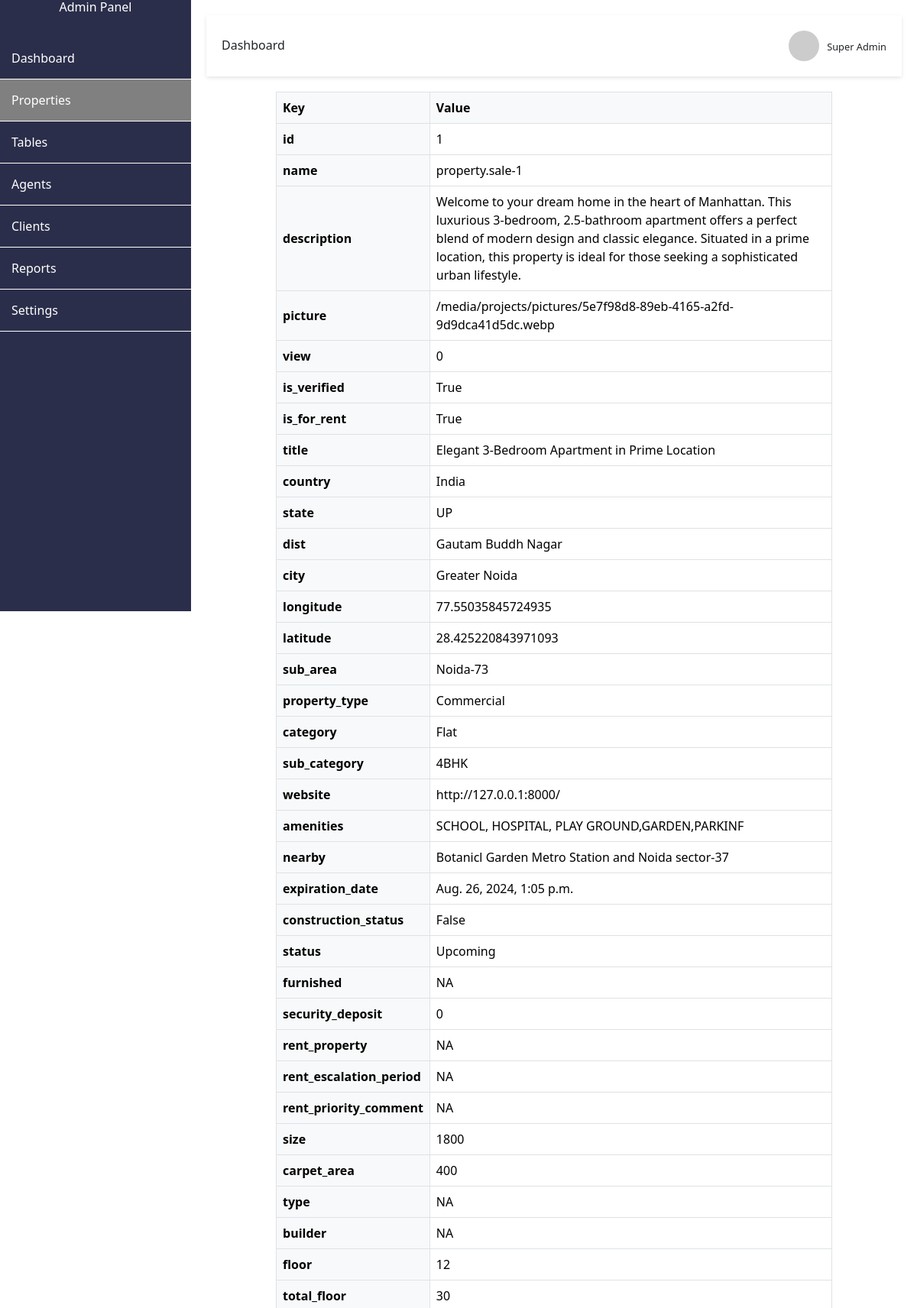
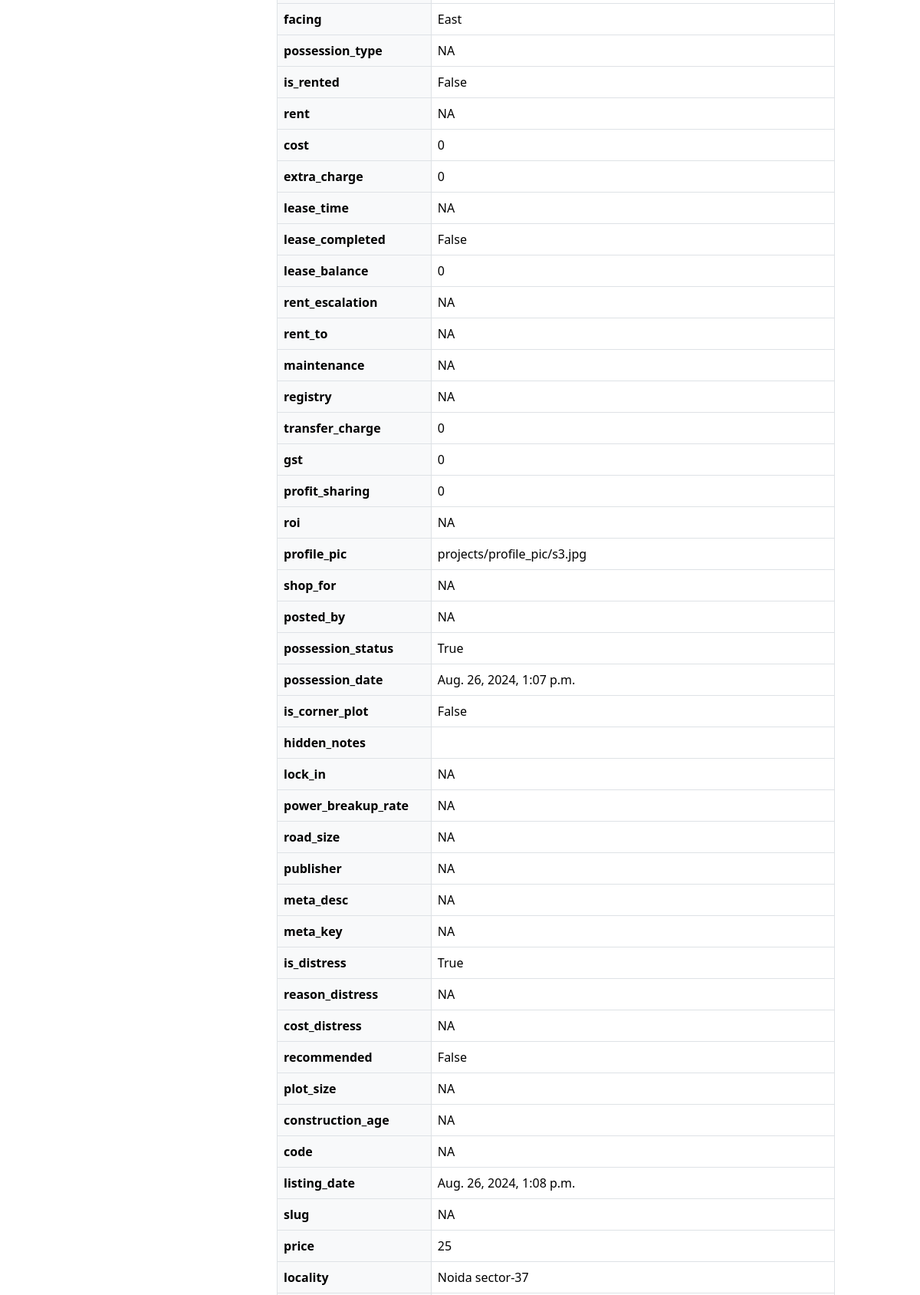
Page /administrator/project_details/1/ (upper part) on the committed database (2 pictures, top to bottom).
### api/models.py (models this page shows, shortened)
class Project(models.Model):
    PROP_CHOICES = [
        ('Commercial', 'Commercial'),
        ('Residential', 'Residential'),
    ]
    PROP_STATUS=[
        ("Upcoming","Upcoming"),
        ("Pending","Pending"),
        ("New Launches","New Launches"),
        ("Other","Other")
    ]
    name = models.CharField(max_length=100)
    description = models.TextField(default="NA",null=True)
    picture = models.FileField(upload_to="projects/pictures/", blank=True, null=True)
    view = models.BigIntegerField(default=0)
    is_verified = models.BooleanField(default=False)
    is_for_rent = models.BooleanField(default=False)
    title = models.TextField(default="NA",null=True)
    location = models.ForeignKey(Location, related_name="location", on_delete=models.CASCADE)
    sub_area = models.CharField(max_length=50)
    property_type = models.CharField(max_length=100, choices=PROP_CHOICES, default='Commercial')
    category = models.CharField(max_length=50)
    sub_category = models.CharField(max_length=50)
    website = models.CharField(max_length=100)
    amenities = models.TextField(default="NA",null=True)
    nearby = models.TextField(default="NA",null=True)
    expiration_date = models.DateTimeField(null=True, blank=True)
    construction_status = models.BooleanField(default=False)
    status = models.CharField(max_length=50,choices=PROP_STATUS,default="Complete")
    furnished = models.TextField(default="NA",null=True)
    security_deposit = models.BigIntegerField(default=0)
    rent_property = models.TextField(default="NA",null=True)
    rent_escalation_period = models.TextField(default="NA",null=True)
    rent_priority_comment = models.TextField(default="NA",null=True)
    size = models.BigIntegerField(default=0)
    carpet_area = models.BigIntegerField(default=0)
    type = models.TextField(default="NA",null=True)
    builder = models.TextField(default="NA",null=True)
    floor = models.IntegerField(default=0)
    total_floor = models.IntegerField(default=0)
    facing = models.TextField(default="NA",null=True)
    possession_type = models.TextField(default="NA",null=True)
    is_rented = models.BooleanField(default=False)
    rent = models.CharField(max_length=50, default="NA",null=True)
    cost = models.BigIntegerField(default=0)
    extra_charge = models.BigIntegerField(default=0)
    lease_time = models.CharField(max_length=20, default="NA",null=True)
    lease_completed = models.BooleanField(default=False)
    lease_balance = models.BigIntegerField(default=0)
    rent_escalation = models.TextField(default="NA",null=True)
    rent_to = models.CharField(max_length=50, default="NA",null=True)
    maintenance = models.CharField(max_length=50, default="NA",null=True)
    registry = models.CharField(max_length=100, default="NA",null=True)
    transfer_charge = models.BigIntegerField(default=0)
    gst = models.BigIntegerField(default=0)
    profit_sharing = models.BigIntegerField(default=0)
    roi = models.TextField(default="NA",null=True)
    profile_pic = models.ImageField(upload_to="projects/profile_pic/", blank=True, null=True)
    shop_for = models.TextField(default="NA",null=True)
    posted_by = models.TextField(default="NA",null=True)
    possession_status = models.BooleanField(default=False)
    possession_date = models.DateTimeField(null=True, blank=True)
    is_corner_plot = models.BooleanField(default=False)
    hidden_notes = models.FileField(upload_to="projects/hidden_notes", blank=True, null=True)
    lock_in = models.TextField(default="NA",null=True)
    power_breakup_rate = models.CharField(max_length=50, default="NA",null=True)
    road_size = models.CharField(max_length=100, default="NA")
    publisher = models.ForeignKey(Publisher, related_name='publisher', on_delete=models.CASCADE)
    meta_desc = models.TextField(default="NA",null=True)
    meta_key = models.CharField(max_length=200, default="NA",null=True)
    is_distress = models.BooleanField(default=False)
    reason_distress = models.CharField(max_length=100, default="NA",null=True)
    cost_distress = models.CharField(max_length=50, default="NA",null=True)
    recommended = models.BooleanField(default=False)
    plot_size = models.CharField(max_length=50, default="NA",null=True)
    construction_age = models.CharField(max_length=200, default="NA",null=True)
    code = models.CharField(max_length=50, default="NA",null=True)
    listing_date = models.DateTimeField(null=True, blank=True)
    slug = models.SlugField(max_length=200, default="NA",null=True)

class Location(models.Model):
    country=models.CharField(max_length=50,null=True,blank=True, default="NA")
    state=models.CharField(max_length=50,null=True,blank=True, default="NA")
    dist=models.CharField(max_length=50,null=True,blank=True, default="NA")
    city = models.CharField(max_length=50)
    other = models.CharField(max_length=255,default="NA",null=True,blank=True)
    longitude = models.CharField(max_length=50,default="NA",null=True,blank=True)
    latitude = models.CharField(max_length=50,default="NA",null=True,blank=True)
    def __str__(self):
        return f'Location: {self.city} in {self.state}'

class Publisher(models.Model):
    is_active = models.BooleanField(default=True)
    listing = models.BigAutoField(primary_key=True)
    state = models.CharField(max_length=255,default="NA")
    city = models.CharField(max_length=255,default="NA")
    department = models.CharField(max_length=255,default="NA")
    designation = models.CharField(max_length=255,default="NA")
    role = models.CharField(max_length=255,default="NA")
    name = models.CharField(max_length=255,default="NA")
    email = models.EmailField(null=True)
    phone = models.CharField(max_length=20,default="NA")
    password = models.CharField(max_length=50,default="NA")
    address = models.TextField(default="NA")
    created_on = models.DateTimeField(default=timezone.now)
    pub_id = models.CharField(max_length=255,default="NA")
    listing_date = models.DateTimeField(null=True, blank=True,default="NA")
    plan_id = models.CharField(max_length=50,default="NA")

### myapp/models.py (models this page shows)
class projectTable(models.Model):
    project=models.ForeignKey(Project,related_name="project",on_delete=models.CASCADE)
    price=models.CharField(max_length=50,default='')
    locality=models.CharField(max_length=50,default='')
    topology=models.CharField(max_length=50,default='')
    neighbourhood=models.CharField(max_length=100,default='Best Location in Your City')
    master_plan=models.FileField(upload_to="master_plans/",blank=True,null=True)
    unit_plan=models.FileField(upload_to="unit_plans/",blank=True,null=True)
    image=models.FileField(upload_to="project_image/")
    image2=models.FileField(upload_to="project_image2/",blank=True,null=True)
    image3=models.FileField(upload_to="project_image3/",blank=True,null=True)
    image4=models.FileField(upload_to="project_image4/",blank=True,null=True)

### myapp/views.py (the view)
# urls.py: path("administrator/project_details/<int:id>/", views.project_details, name="project_details"),
def project_details(request, id):
    project_data = get_project_list()
    project_df = pd.DataFrame(project_data)
    project_df = project_df[project_df['id'] == id]
    project_details_dict = project_df.iloc[0].to_dict()
    full_url = request.build_absolute_uri()
    last_url_word = full_url.rstrip('/').split('/')[-1]
    context = {
        "project_details": project_details_dict,
        'Properties': "active",
        "last_url_word": last_url_word,
    }
    return render(request, 'administrator/project_details.html', context)

### templates/administrator/project_details.html (shortened to what this page needs)
{% extends 'administrator/base.html' %}
{% block content %}
<div class="table-container">
    <table class="table table-bordered">
        <thead>
            <tr>
                <th>Key</th>
                <th>Value</th>
            </tr>
        </thead>
        <tbody>
            {% for key, value in project_details.items %}
            <tr>
                <th><p>{{ key }}</p></th>
                <td><p class="text-left">{{ value }}</p></td>
            </tr>
            {% endfor %}
        </tbody>
    </table>
</div>
{% endblock content %}

### templates/administrator/base.html (shortened to what this page needs)
{% load static %}
<!DOCTYPE html>
<html lang="en">
<head>
    <link rel="stylesheet" href="{% static 'administrator.css' %}">
    <link href="{% static '../static/css/bootstrap.min.css' %}" rel="stylesheet">
    <link rel="stylesheet" href="https://cdnjs.cloudflare.com/ajax/libs/line-awesome/1.3.0/line-awesome/css/line-awesome.min.css">
</head>
<body onload="insert_brows_history()">
    <div class="sidebar">
        <h2>Admin Panel</h2>
        <ul>
            <li class="{{dashboard}}"><a href="{% url 'administrator' %}" >Dashboard</a></li>
            <li class="{{Properties}}"><a href="{% url 'properties' %}">Properties</a></li>
            <li class="{{Agents}}"><a href="{% url 'tables' %}">Tables</a></li>
            <li class="{{Agents}}"><a href="#">Agents</a></li>
            <li class="{{Clients}}"><a href="#">Clients</a></li>
            <li class="{{Reports}}"><a href="#">Reports</a></li>
            <li class="{{Settings}}"><a href="#">Settings</a></li>
        </ul>
    </div>
    <div class="main-content">
        <header>
            <h1>Dashboard</h1>
            <div class="user-wrapper">
                <img src="https://via.placeholder.com/40" alt="Admin">
                <div>
                    <small>Super Admin</small>
                </div>
            </div>
        </header>
        <main>
            {% block content %}
            {% endblock content%}
        </main>
    </div>
    <script src="https://cdn.tailwindcss.com"></script>
</body>
</html>

### static/administrator.css (style rules this page uses)
body { background-color: #f8f9fa; }
.active { background-color: gray; }
body { font-family: 'Arial', sans-serif; background: #f4f4f9; margin: 0; padding: 0; display: flex; }
.sidebar { width: 250px; background: #2b2e4a; color: #fff; height: 100vh; position: fixed; }
.sidebar h2 { text-align: center; margin-bottom: 30px; }
.sidebar ul { list-style: none; padding: 0; }
.sidebar ul li { padding: 15px; border-bottom: 1px solid #fff; }
.sidebar ul li a { color: #fff; text-decoration: none; display: block; }
.main-content { margin-left: 250px; padding: 20px; width: calc(100% - 250px); }
header { display: flex; justify-content: space-between; align-items: center; background: #fff; padding: 20px; box-shadow: 0 2px 5px rgba(0, 0, 0, 0.1); }
header h1 { margin: 0; }
.user-wrapper { display: flex; align-items: center; }
.user-wrapper img { border-radius: 50%; margin-right: 10px; }

### templates/administrator/project_details.html (style rules this page uses)
.table-container { margin: 20px auto; width: 80%; }
.table th, .table td { vertical-align: middle; }
.table th { background-color: #f8f9fa; text-align: left; }
.table td { text-align: left; }

### rows in the picture
Project: project_details "property.sale-1" "Welcome to your dream home in the heart of Manhattan. This luxurious 3-bedroom, 2.5-bathroom apartment offers a perfect blend of modern design and classic elegance. Situated in a prime location, this property is ideal for those seeking a sophisticated urban lifestyle." "Elegant 3-Bedroom Apartment in Prime Location" "Noida-73" "Commercial" "Flat" "4BHK" "http://127.0.0.1:8000/" "SCHOOL, HOSPITAL, PLAY GROUND,GARDEN,PARKINF" "Botanicl Garden Metro Station and Noida sector-37" "Upcoming" "NA" "NA" "NA" "NA" "NA" "NA" "East" "NA" "NA" "NA" "NA" "NA" "NA" "NA" "NA" "projects/profile_pic/s3.jpg" "NA" "NA" "NA" "NA" "NA" "NA" "NA" "NA" "NA" "NA" "NA" "NA" "NA"
Location: project_details "India" "UP" "Gautam Buddh Nagar" "Greater Noida" "77.55035845724935" "28.425220843971093"
Publisher: project_details "NA"
projectTable: project_details "25" "Noida sector-37"

### other values in the picture
{{ key }} "id" "name" "description" "picture" "view" "is_verified" "is_for_rent" "title" "country" "state" "dist" "city" "longitude" "latitude" "sub_area" "property_type" "category" "sub_category" "website" "amenities" "nearby" "expiration_date" "construction_status" "status" "furnished" "security_deposit" "rent_property" "rent_escalation_period" "rent_priority_comment" "size" "carpet_area" "type" "builder" "floor" "total_floor" "facing" "possession_type" "is_rented" "rent" "cost" "extra_charge" "lease_time" "lease_completed" "lease_balance" "rent_escalation" "rent_to" "maintenance" "registry" "transfer_charge" "gst" "profit_sharing" "roi" "profile_pic" "shop_for" "posted_by" "possession_status" "possession_date" "is_corner_plot" "hidden_notes" "lock_in" "power_breakup_rate" "road_size" "publisher" "meta_desc" "meta_key" "is_distress" "reason_distress" "cost_distress" "recommended" "plot_size" "construction_age" "code" "listing_date" "slug" "price" "locality"
{{ value }} "1" "/media/projects/pictures/5e7f98d8-89eb-4165-a2fd-9d9dca41d5dc.webp" "0" "True" "True" "Aug. 26, 2024, 1:05 p.m." "False" "0" "1800" "400" "12" "30" "False" "0" "0" "False" "0" "0" "0" "0" "True" "Aug. 26, 2024, 1:07 p.m." "False" "True" "False" "Aug. 26, 2024, 1:08 p.m."
